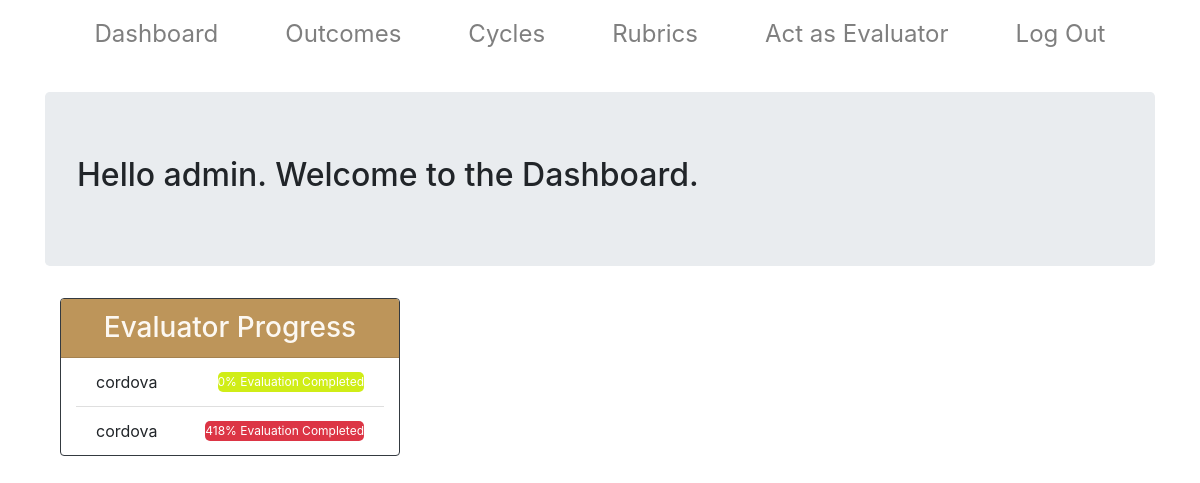
Before: /home (signed in) with the older database file.
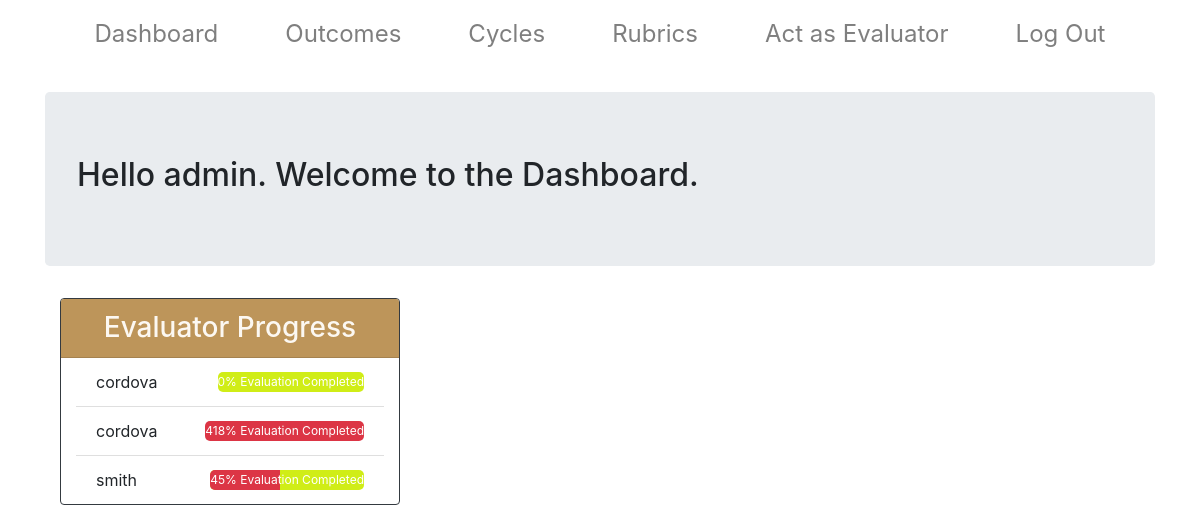
After: the same page with the newer database file.
### main/models.py (models this page shows)
class Evaluator(models.Model):
    name = models.CharField(max_length=100)
    email = models.CharField(max_length=200)
    perc_completed = models.FloatField(null=True,blank=True,default=0.0)
    def __str__(self):
        return self.name

### main/views.py (the view, shortened to what this page needs)
# urls.py: path('home', views.evaluatorhome, name='evaluatorhome'),
@login_required
def evaluatorhome(request):
    if request.user.is_superuser:
        cyc = Cycle.objects.all()
        mycyc = 0
        for cycles in cyc:
            if(cycles.isCurrent):
                mycyc = cycles
        outcome_a = Outcome.objects.all()
        outcome_list = []
        for oc in outcome_a:
            for v in oc.cycle.all():
                if(v == mycyc):
                    outcome_list.append(oc)
        measure_a = Measure.objects.all()
        measure_list = []
        for me in measure_a:
            for o in outcome_list:
                if(me.outcome==o):
                    measure_list.append(me)
        eval_a = Evaluator.objects.all()
        evaluator_list = []
        for eval in eval_a:
            for mymea in measure_list:
                for eval_more in mymea.evaluator.all():
                    if(eval==eval_more):
                        evaluator_list.append(eval)
        context = {'evaluator':evaluator_list}
        return render(request, 'main/adminhome.html', context)

### main/templates/main/adminhome.html (shortened to what this page needs)
{% extends  'main/adminbase.html' %}
{%load static%}
{%block body_block%}
    <div class = "container-fluid">
      <div class = "container" id = "main_content">
       <div class="jumbotron">
            <h2>Hello {{user.username}}. Welcome to the Dashboard. </h2>
        </div>
        <div class = "col col-lg-4 col-md-6 col-sm-12">
           <div class = "card border-dark mb-3">
             <h3 class = "card-header title text-center"> Evaluator Progress </h3>
             <div class="container">
              <ul class="list-group list-group-flush ">
             {% for eval in evaluator %}
                 <li class = "list-group-item d-flex justify-content-between d-flex align-items-center">{{eval}}
               <div class="progress ">
                   <div class="progress-bar bg-danger " role="progressbar" aria-valuenow="40"
                   aria-valuemin="0" aria-valuemax="100" style="width:{{eval.perc_completed}}%">
                     {{eval.perc_completed|floatformat:0}}% Evaluation Completed
                   </div>
               </div>
             </li>
               {% endfor %}
             </ul>
             </div>
           </div>
         </div>
</div>
</div>
{%endblock%}

Changed rows visible on the page:
added Evaluator: name "smith", perc_completed "45"
